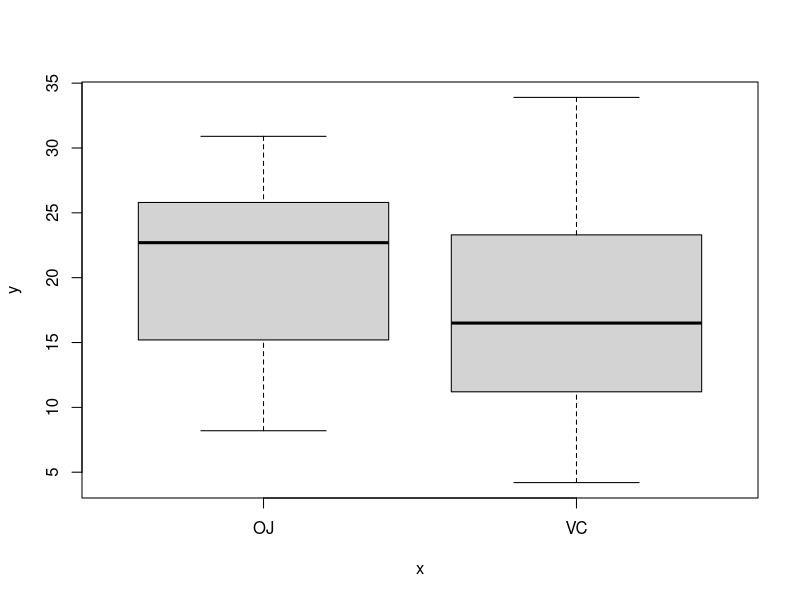
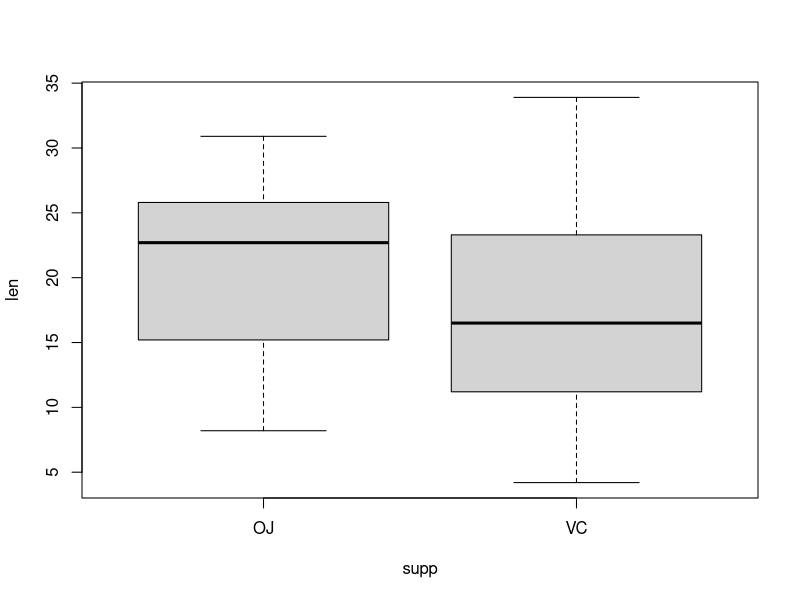
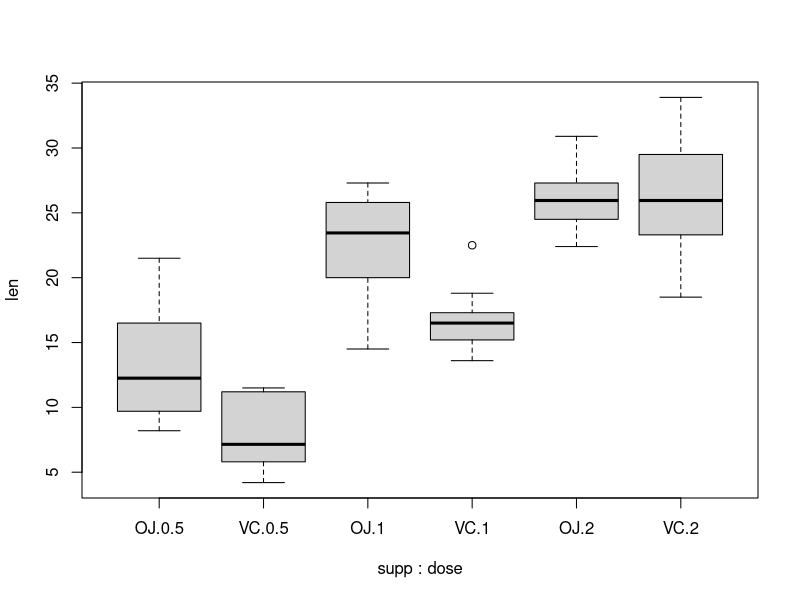
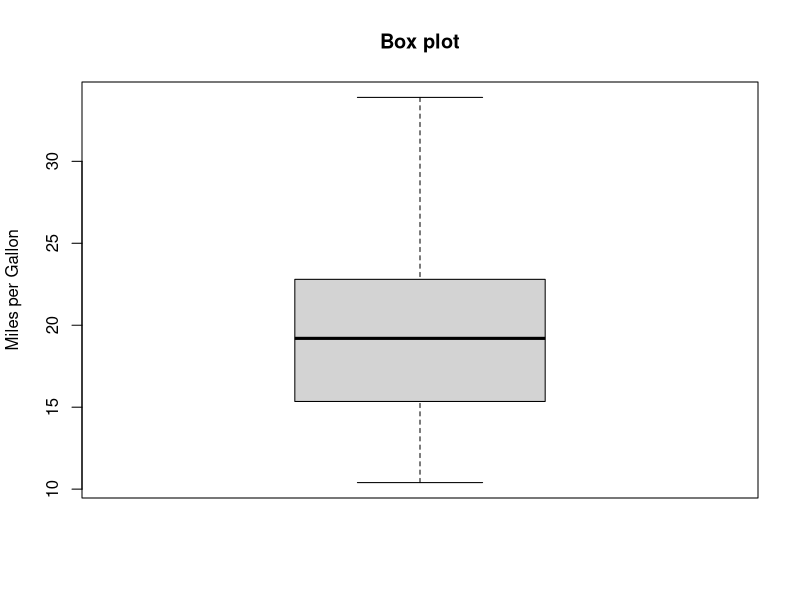
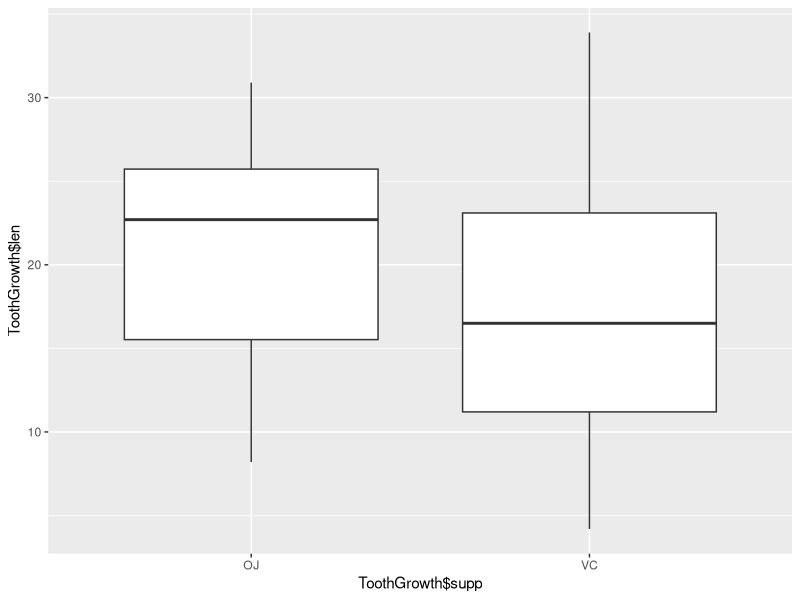
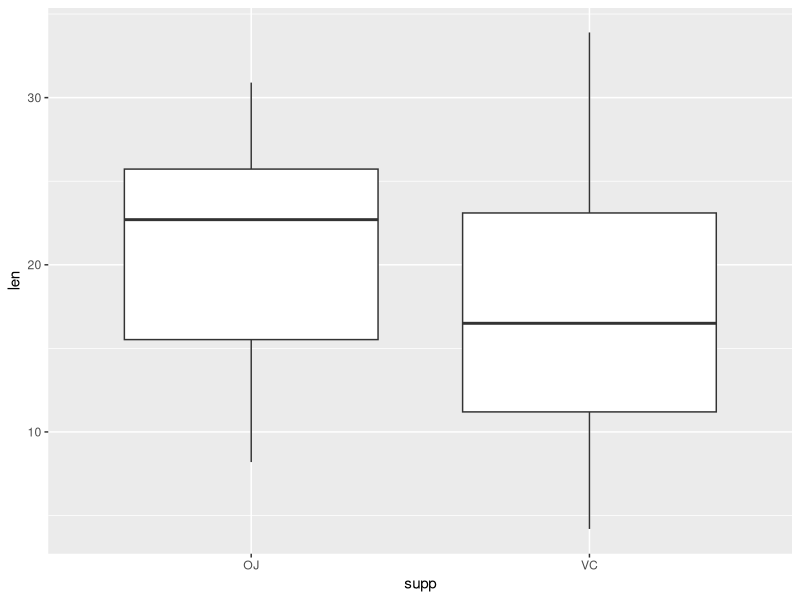
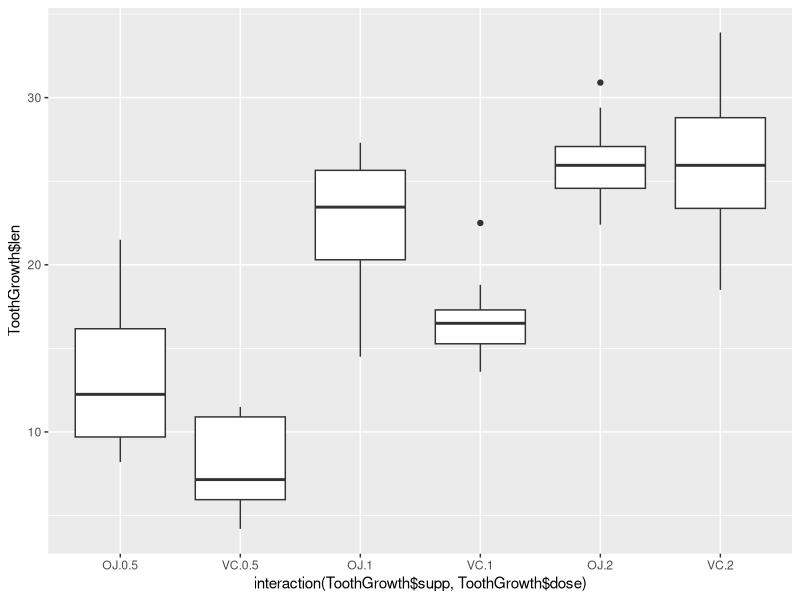
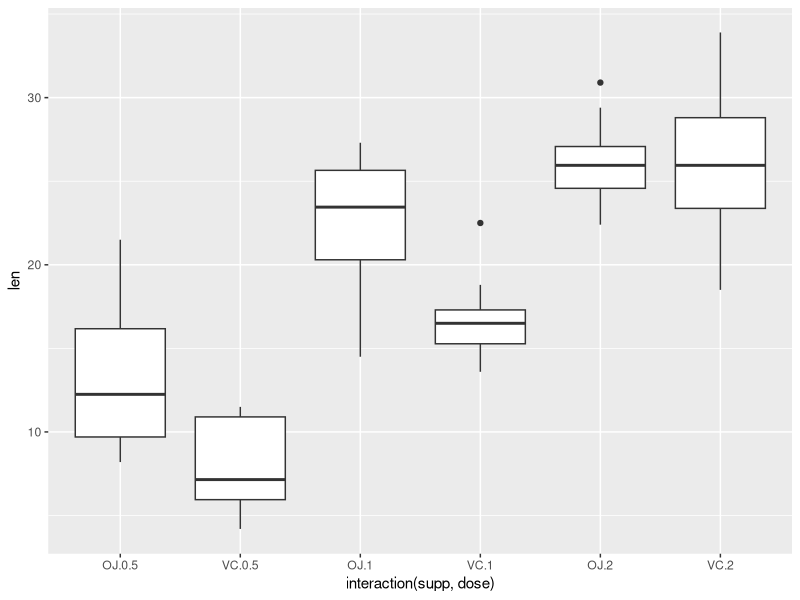

The R source for these figures, in order:
## ---- chunk 1
head(ToothGrowth)
plot(ToothGrowth$supp,ToothGrowth$len)
## ---- chunk 2
boxplot(len ~ supp,data = ToothGrowth)
## ---- chunk 3
#"~"前面是因变量，后面是自变量,在boxplot中,"~"后面表示分租的意思，len按照supp分组
boxplot(len ~ supp + dose,data= ToothGrowth)

boxplot(mtcars$mpg,main="Box plot",ylab="Miles per Gallon")
boxplot.stats(mtcars$mpg)
## ---- chunk 4
library(ggplot2)
qplot(ToothGrowth$supp,ToothGrowth$len,geom="boxplot")
qplot(supp,len,data=ToothGrowth,geom="boxplot")
## ---- chunk 5
qplot(interaction(ToothGrowth$supp,ToothGrowth$dose),ToothGrowth$len,geom="boxplot")
qplot(interaction(supp,dose),len,data=ToothGrowth,geom="boxplot")
## ---- chunk 6
p <- ggplot(ToothGrowth,aes(x=interaction(supp,dose),y=len))
p + geom_boxplot()
